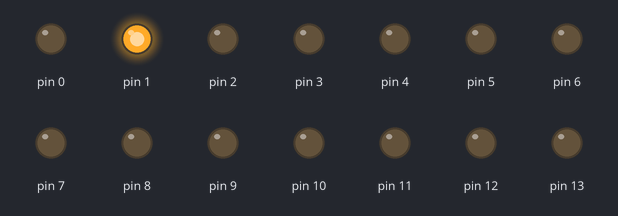
Bench run of a sketch on a simulated Arduino Uno, built with avr-gcc and run on an emulated ATmega328P. On the bench: output pins drawn as LEDs (lit = HIGH).

Above: at 0.01 s.
At 4.62 s:
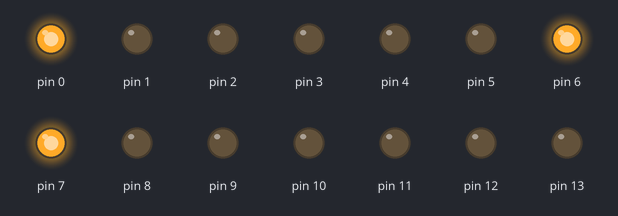
At 9.12 s:
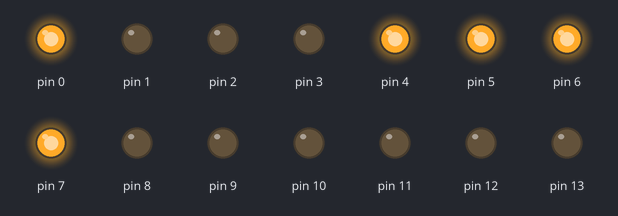
At 19.02 s:
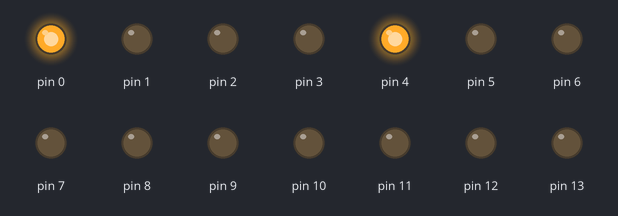
At 27.12 s:
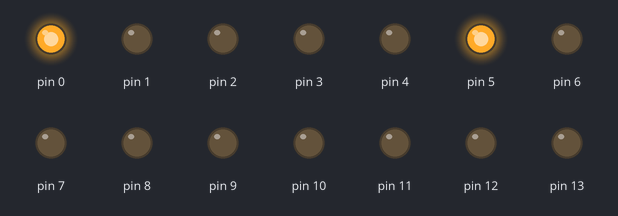
At 39.72 s:
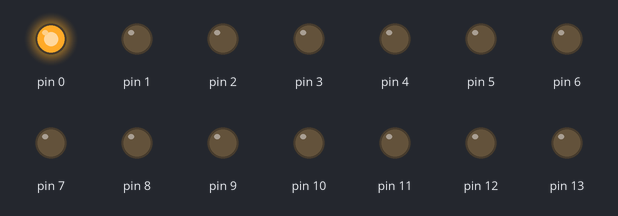
Timing chart, 0 to 40.0 s (numbered marks = the images above):
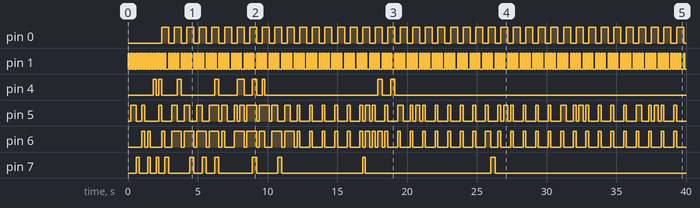

The sketch:

led_blink.ino
```cpp
#include<avr/io.h>
#include <util/delay.h>
#define F_CPU 16000000UL

int main (void)
{
  DDRB=0b00000001;
  //DDRB=0x01; //in hex
  while(1)
    {
     PORTB= 0b00000001;
    //PORTB= 0x01; // in hex
    _delay_ms(500);
    PORTB= 0b00000000;
    //PORTB= 0x00; // in hex
    _delay_ms(500);
    }
}
```

LCD_display.ino
```cpp
#include<avr/io.h>
#include <util/delay.h>
#define F_CPU 16000000UL

int lcd_num(int num);
void lcd_cmd(int cmd);
void lcd_data(int data);
void lcd_init();
void lcd_str (char* str);
void setup()
{
  DDRD=0xff;
  DDRB=0xff;
  lcd_init();
  lcd_cmd(0x01);
  delay(20);
}

void loop()
 {
  lcd_cmd(0x83);
  lcd_str("Hello World");
 }
void lcd_init()
{
lcd_cmd(0x02); //Return home
lcd_cmd(0x28); // Function Set: 4-bit, 2 Lines
lcd_cmd(0x06); //Increment cursor (shift cursor to right)
lcd_cmd(0x0c); // Display on, cursor off
}
void lcd_cmd(int cmd)
{
  PORTD=(cmd&0xF0);
  PORTD&=~(1<<PD0);
  PORTD|=(1<<PD1);
  delay(100);
  PORTD&=~(1<<PD1);
  delay(100);
  PORTD=((cmd<<4)&0xf0);
  PORTD&=~(1<<PD0);
  PORTD|=(1<<PD1);
  delay(100);
   PORTD&=~(1<<PD1);
  delay(100);
}
void lcd_data(int data)
{
  PORTD=(data&0xF0);
  PORTD|=(1<<PD0);
  PORTD|=(1<<PD1);
  delay(100);
  PORTD&=~(1<<PD1);
  delay(100);
  PORTD=((data<<4)&0xf0);
  PORTD|=(1<<PD0);
  PORTD|=(1<<PD1);
  delay(100);
  PORTD&=~(1<<PD1);
  delay(100);
}
int lcd_num(int num){
   int a;
  if(num==0)
  {
    lcd_data(48);
  }
  while(num!=0)
  {
    a=num%10;
    num=num/10;
    lcd_cmd(0x04);
    lcd_data(48+a);
  }
}
void lcd_str (char* str){
  int i=0;
  while(str!='\0')
  {
 lcd_data(str[i]);
 i++;
 delay(100);
 lcd_cmd(0x06);
  } }
```

Measured:
- by itself, pin 0: alternates HIGH for 0.50 s and LOW for 0.40 s
- by itself, pin 1: repeats every 0.90 s: LOW 0.20 s, 3 × (HIGH 0.10 s, LOW 0.10 s), HIGH 0.10 s
- by itself, pin 4: HIGH → LOW at 2.0 s, → HIGH 0.20 s later, → LOW 0.20 s later, → HIGH 1.1 s later, … (17 changes in this stretch)
- by itself, pin 5: HIGH → LOW at 0.60 s, → HIGH 0.40 s later, → LOW 0.20 s later, → HIGH 1.0 s later, … (99 changes in this stretch)
- by itself, pin 6: HIGH → LOW at 1.2 s, → HIGH 0.20 s later, → LOW 0.20 s later, → HIGH 0.82 s later, … (91 changes in this stretch)
- by itself, pin 7: HIGH → LOW at 0.80 s, → HIGH 0.60 s later, → LOW 0.20 s later, → HIGH 0.42 s later, … (21 changes in this stretch)
